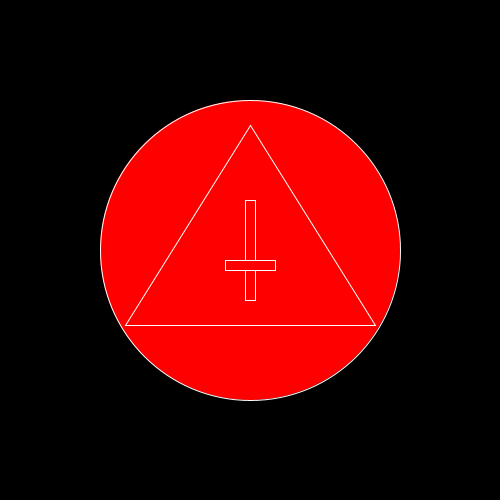
Frame 1 (no input)
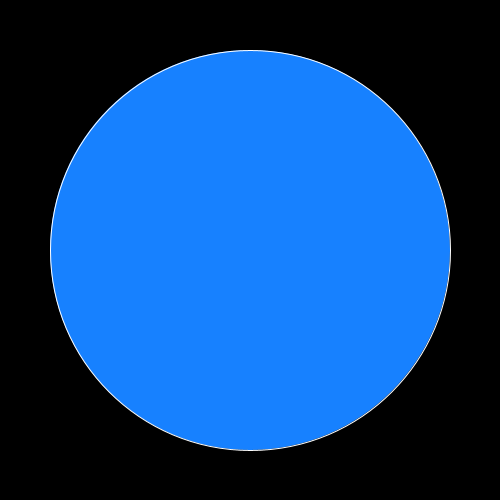
Frame 60 (the mouse pressed at the canvas centre just before this capture)
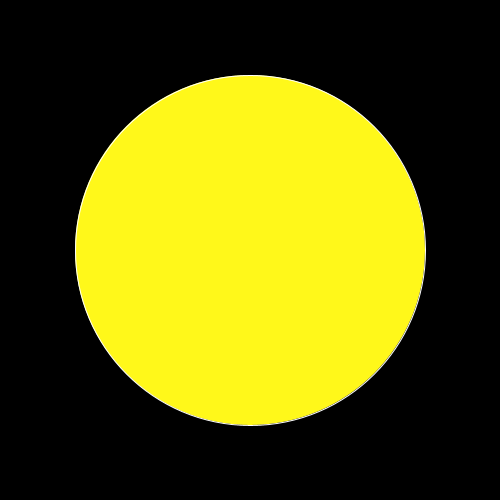
Frame 120 (the mouse held since frame 60 and released just before this capture)

The Processing sketch that drew these frames (run headless with seeded random() and noise(); from frame 60 on, the mouse is pressed at the canvas centre):

// Processing sketch: processing_136833
// ── processing_136833.pde



int myState = 0 ;
int myCounter = 0;

void setup(){
  size(500,500);
  
  
}
   void draw(){
     
  myCounter-- ; 

  background(#000000) ; 

  switch(myState) {

  case 0:   
  stroke(#FFFFFF);
   fill(#FF0000);
    ellipse(250, 250, 300, 300) ; 
   triangle(250, 125, 125, 325, 375, 325);
   rect(245, 200, 10, 100);
   rect(225, 260, 50, 10);

    if (myCounter < 0) {  // go to the next state
      myCounter = 5 ; // case 1 will have 300 counts
      myState = 1 ;
    }
    break ;

  case 1: 
  fill(#FF7112);
    ellipse(250, 250, 325, 325) ; 
    if (myCounter < 0) {  // go to the next state
      myCounter = 5 ; // case 2 will have 300 counts
      myState = 2 ;  // the next state will be 2
    }
    break ;

  case 2: 
   fill(#FFF81A);
    ellipse(250, 250, 350, 350) ; 
    if (myCounter < 0) {  // go to the next state
      myCounter = 5 ; // case 3 will have 50 counts
      myState = 3 ;  // the next state will be 3
    }
    break ;

  case 3: 
     fill(#0CF028);
    ellipse(250, 250, 375, 375) ; 
      if (myCounter < 0) {  // go to the next state
      myCounter = 5 ; // case 3 will have 50 counts
      myState = 4 ;  // the next state will be 3
      }
    break ;

  case 4: 
       fill(#1781FF);
    ellipse(250, 250, 400, 400) ; 
     if (myCounter < 0) {  // go to the next state
      myCounter = 5 ; // case 3 will have 50 counts
      myState = 5 ;  // the next state will be 3
     }
    break ;
    
 case 5:
        fill(#BC32D8);

    ellipse(250, 250, 425, 425) ; 
     if (myCounter < 0) {  // go to the next state
      myCounter = 5 ; // case 3 will have 50 counts
      myState = 0 ;  // the next state will be 3
     }
    break ;
    
  }
}

     
